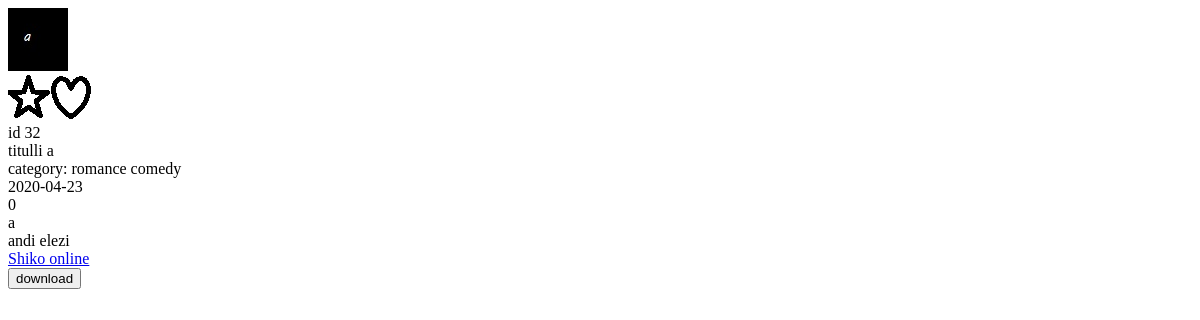
Page /user/book.php?id=32 on the earlier database version.
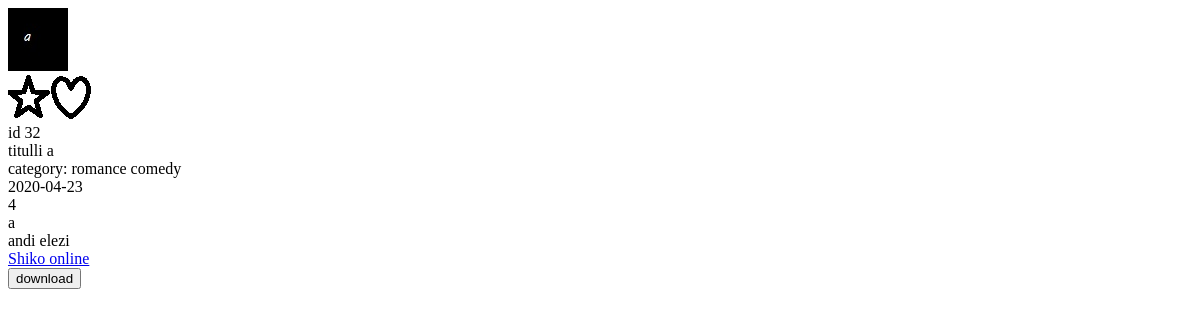
Same page on the later database version.
### tables this page shows
CREATE TABLE `online_books` (
  `id` int(11) NOT NULL,
  `user_id` int(11) NOT NULL,
  `title` varchar(40) NOT NULL,
  `publish_date` date NOT NULL,
  `likes` int(11) NOT NULL,
  `cover_photo` varchar(100) DEFAULT NULL,
  `description` varchar(200) DEFAULT NULL,
  `book_path` varchar(100) DEFAULT NULL,
  `monthly_likes` int(11) DEFAULT 0
);

### user/functions/onlineBookDetails.php (the view, shortened to what this page needs)
<?php
$id=$_GET["id"];
	$userId=$userData["id"];
	$sql="SELECT * from online_books where id='{$id}'";
	$resultOnlineBook=$connection->query($sql);
	$online_books=$resultOnlineBook->fetch_assoc();
	$sql="SELECT name,surname from v_user_online_books where book_id='{$id}'";
	$resultOnlineBookUser=$connection->query($sql);
	$sql="SELECT c_description from v_online_books_categories where id='{$id}'";
	$onlineBookCategory=$connection->query($sql);
	$image_path_online_books="/BibliotekaOnline/images/onlineBooks/";
	$image_path_online_books.=$online_books["cover_photo"];
	echo "<img src='$image_path_online_books'>"."<br>";
	$sql="SELECT * FROM book_like WHERE user_id='{$userId}' AND book_id='{$id}'";
	$likeResult=$connection->query($sql);
	if($likeResult->num_rows>0){
		echo "<img id='like' onclick=\"likePressed('onlineBook','".$id."')\" src='/BibliotekaOnline/images/app/likeFilled.png'>";
	}
	else{
		echo "<img id='like' onclick=\"likePressed('onlineBook','".$id."')\" src='/BibliotekaOnline/images/app/likeEmpty.png'>";
	}
	$sql="SELECT * FROM book_favourite WHERE user_id='{$userId}' AND book_id='{$id}'";
	$favouriteResult=$connection->query($sql);
	if($favouriteResult->num_rows>0){
		 echo "<img id='favourite' onclick=\"favouritePressed('onlineBook','".$id."')\" src='/BibliotekaOnline/images/app/favouriteFilled.png'>";
	}
	else{
		 echo "<img id='favourite' onclick=\"favouritePressed('onlineBook','".$id."')\" src='/BibliotekaOnline/images/app/favouriteEmpty.png'>";
	}
	echo "<br>id ".$online_books["id"]."<br>". "titulli ".$online_books["title"]."<br>"."category: ";
	while($online_books_Category=$onlineBookCategory->fetch_assoc()){
		echo $online_books_Category["c_description"]." ";
	}
	echo "<br>".$online_books["publish_date"]."<br>". $online_books["likes"]."<br>".$online_books["description"]."<br>";
	while ($bookUser=$resultOnlineBookUser->fetch_assoc()) {
		echo $bookUser["name"]. " ".$bookUser["surname"];
	}
?>

Differences in the rows shown:
changed online_books id 32: likes "0" → "4"
